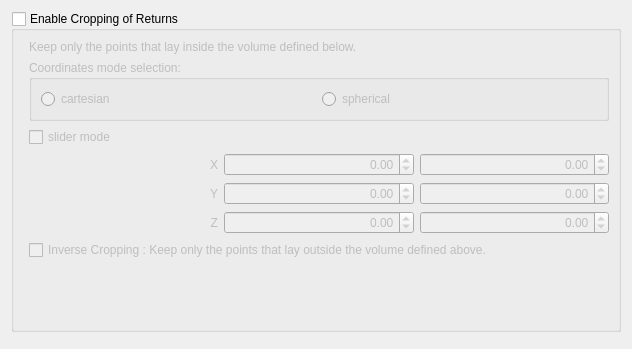
<?xml version="1.0" encoding="UTF-8"?>
<ui version="4.0">
 <class>vvCropReturnsDialog</class>
 <widget class="QDialog" name="vvCropReturnsDialog">
  <property name="geometry">
   <rect>
    <x>0</x>
    <y>0</y>
    <width>632</width>
    <height>349</height>
   </rect>
  </property>
  <property name="windowTitle">
   <string>Crop Returns</string>
  </property>
  <layout class="QGridLayout" name="gridLayout">
   <item row="0" column="0" colspan="2">
    <widget class="QGroupBox" name="CropGroupBox">
     <property name="title">
      <string>Enable Cropping of Returns</string>
     </property>
     <property name="checkable">
      <bool>true</bool>
     </property>
     <property name="checked">
      <bool>false</bool>
     </property>
     <layout class="QFormLayout" name="formLayout">
      <property name="fieldGrowthPolicy">
       <enum>QFormLayout::AllNonFixedFieldsGrow</enum>
      </property>
      <item row="3" column="1">
       <widget class="QCheckBox" name="sliderModeCheckBox">
        <property name="text">
         <string>slider mode</string>
        </property>
       </widget>
      </item>
      <item row="4" column="1">
       <layout class="QHBoxLayout" name="XLayout">
        <item>
         <widget class="QLabel" name="XLabel">
          <property name="text">
           <string>X</string>
          </property>
          <property name="alignment">
           <set>Qt::AlignRight|Qt::AlignTrailing|Qt::AlignVCenter</set>
          </property>
         </widget>
        </item>
        <item>
         <widget class="QDoubleSpinBox" name="X1SpinBox">
          <property name="alignment">
           <set>Qt::AlignRight|Qt::AlignTrailing|Qt::AlignVCenter</set>
          </property>
          <property name="minimum">
           <double>-300.000000000000000</double>
          </property>
          <property name="maximum">
           <double>300.000000000000000</double>
          </property>
         </widget>
        </item>
        <item>
         <widget class="QDoubleSpinBox" name="X2SpinBox">
          <property name="alignment">
           <set>Qt::AlignRight|Qt::AlignTrailing|Qt::AlignVCenter</set>
          </property>
          <property name="minimum">
           <double>-300.000000000000000</double>
          </property>
          <property name="maximum">
           <double>300.000000000000000</double>
          </property>
         </widget>
        </item>
       </layout>
      </item>
      <item row="5" column="1">
       <layout class="QHBoxLayout" name="YLayout">
        <item>
         <widget class="QLabel" name="YLabel">
          <property name="text">
           <string>Y</string>
          </property>
          <property name="alignment">
           <set>Qt::AlignRight|Qt::AlignTrailing|Qt::AlignVCenter</set>
          </property>
         </widget>
        </item>
        <item>
         <widget class="QDoubleSpinBox" name="Y1SpinBox">
          <property name="alignment">
           <set>Qt::AlignRight|Qt::AlignTrailing|Qt::AlignVCenter</set>
          </property>
          <property name="minimum">
           <double>-300.000000000000000</double>
          </property>
          <property name="maximum">
           <double>300.000000000000000</double>
          </property>
         </widget>
        </item>
        <item>
         <widget class="QDoubleSpinBox" name="Y2SpinBox">
          <property name="alignment">
           <set>Qt::AlignRight|Qt::AlignTrailing|Qt::AlignVCenter</set>
          </property>
          <property name="minimum">
           <double>-300.000000000000000</double>
          </property>
          <property name="maximum">
           <double>300.000000000000000</double>
          </property>
         </widget>
        </item>
       </layout>
      </item>
      <item row="6" column="1">
       <layout class="QHBoxLayout" name="ZLayout">
        <item>
         <widget class="QLabel" name="ZLabel">
          <property name="text">
           <string>Z</string>
          </property>
          <property name="alignment">
           <set>Qt::AlignRight|Qt::AlignTrailing|Qt::AlignVCenter</set>
          </property>
         </widget>
        </item>
        <item>
         <widget class="QDoubleSpinBox" name="Z1SpinBox">
          <property name="alignment">
           <set>Qt::AlignRight|Qt::AlignTrailing|Qt::AlignVCenter</set>
          </property>
          <property name="minimum">
           <double>-300.000000000000000</double>
          </property>
          <property name="maximum">
           <double>300.000000000000000</double>
          </property>
         </widget>
        </item>
        <item>
         <widget class="QDoubleSpinBox" name="Z2SpinBox">
          <property name="alignment">
           <set>Qt::AlignRight|Qt::AlignTrailing|Qt::AlignVCenter</set>
          </property>
          <property name="minimum">
           <double>-300.000000000000000</double>
          </property>
          <property name="maximum">
           <double>300.000000000000000</double>
          </property>
         </widget>
        </item>
       </layout>
      </item>
      <item row="7" column="1">
       <widget class="QCheckBox" name="CropOutsideCheckBox">
        <property name="text">
         <string>Inverse Cropping : Keep only the points that lay outside the volume defined above.</string>
        </property>
       </widget>
      </item>
      <item row="2" column="1">
       <widget class="QGroupBox" name="radioButtonGroupBox">
        <property name="title">
         <string>Coordinates mode selection:</string>
        </property>
        <layout class="QGridLayout" name="radioButtonGroupBoxLayout">
         <item row="1" column="1">
          <widget class="QRadioButton" name="sphericalRadioButton">
           <property name="text">
            <string>spherical</string>
           </property>
          </widget>
         </item>
         <item row="1" column="0">
          <widget class="QRadioButton" name="cartesianRadioButton">
           <property name="text">
            <string>cartesian</string>
           </property>
          </widget>
         </item>
        </layout>
       </widget>
      </item>
      <item row="1" column="1">
       <widget class="QLabel" name="label">
        <property name="text">
         <string>Keep only the points that lay inside the volume defined below.</string>
        </property>
       </widget>
      </item>
     </layout>
    </widget>
   </item>
   <item row="1" column="1">
    <widget class="QDialogButtonBox" name="buttonBox">
     <property name="orientation">
      <enum>Qt::Horizontal</enum>
     </property>
     <property name="standardButtons">
      <set>QDialogButtonBox::NoButton</set>
     </property>
    </widget>
   </item>
  </layout>
 </widget>
 <resources/>
 <connections>
  <connection>
   <sender>buttonBox</sender>
   <signal>accepted()</signal>
   <receiver>vvCropReturnsDialog</receiver>
   <slot>accept()</slot>
   <hints>
    <hint type="sourcelabel">
     <x>248</x>
     <y>254</y>
    </hint>
    <hint type="destinationlabel">
     <x>157</x>
     <y>274</y>
    </hint>
   </hints>
  </connection>
  <connection>
   <sender>buttonBox</sender>
   <signal>rejected()</signal>
   <receiver>vvCropReturnsDialog</receiver>
   <slot>reject()</slot>
   <hints>
    <hint type="sourcelabel">
     <x>316</x>
     <y>260</y>
    </hint>
    <hint type="destinationlabel">
     <x>286</x>
     <y>274</y>
    </hint>
   </hints>
  </connection>
 </connections>
</ui>
